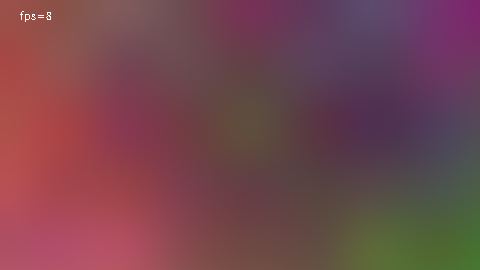
Frame 1 (no input)
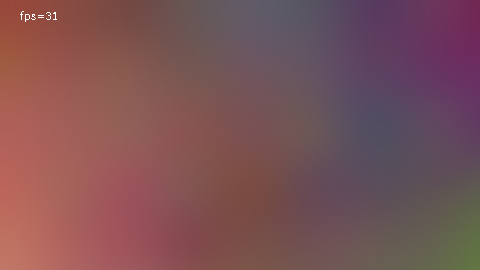
Frame 60 (the mouse pressed at the canvas centre just before this capture)
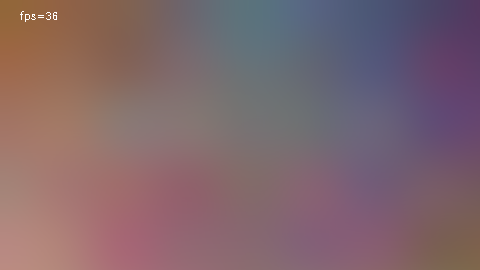
Frame 120 (the mouse held since frame 60 and released just before this capture)

The Processing sketch that drew these frames (run headless with seeded random() and noise(); from frame 60 on, the mouse is pressed at the canvas centre):

// Processing sketch: perlinWindow
// ── perlinWindow.pde
float perlinSpaceIncrement = 0.002;
float perlinTimeIncrement = 0.003;

void setup() {
  size(480, 270);
  noSmooth();
}

void draw() {
  drawUsingPixels();
}

void drawUsingPixels() {
  background(0);
  loadPixels();
  float t = frameCount * perlinTimeIncrement;
  for (int i = 0; i < width; ++i) {
    float x = i * perlinSpaceIncrement;
    for (int j = 0; j < height; ++j) {
      float y = j * perlinSpaceIncrement;
      float r = noise(x, y, t)*255;
      float g = noise(x+10, y+20, t)*255;
      float b = noise(x+30, y+40, t)*255;
      pixels[i + width * j] = color(r, g, b);
    }
  }
  updatePixels();
  fill(255);
  text("fps = "+(int) (frameCount * 1000.0)/millis(), 20, 20);
}

void drawUsingPoint() {
  background(0);
  for (int i = 0; i < width; ++i) {
    for (int j = 0; j < height; ++j) {
      float t = frameCount * perlinTimeIncrement;
      float x = i * perlinSpaceIncrement;
      float y = j * perlinSpaceIncrement;
      float r = noise(x, y, t)*255;
      float g = noise(x+10, y+20, t)*255;
      float b = noise(x+30, y+40, t)*255;
      stroke(r, g, b);
      point(i, j);
    }
  }
  fill(255);
  int fps = round((frameCount * 1000.0)/millis());
  text("fps = "+ fps, 20, 20);
}
